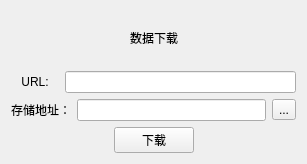
<?xml version="1.0" encoding="UTF-8"?>
<ui version="4.0">
 <class>Download_widget</class>
 <widget class="QWidget" name="Download_widget">
  <property name="geometry">
   <rect>
    <x>0</x>
    <y>0</y>
    <width>307</width>
    <height>164</height>
   </rect>
  </property>
  <property name="windowTitle">
   <string>CDF文件下载</string>
  </property>
  <layout class="QVBoxLayout" name="verticalLayout">
   <item>
    <layout class="QHBoxLayout" name="horizontalLayout">
     <item>
      <spacer name="horizontalSpacer">
       <property name="orientation">
        <enum>Qt::Horizontal</enum>
       </property>
       <property name="sizeHint" stdset="0">
        <size>
         <width>40</width>
         <height>20</height>
        </size>
       </property>
      </spacer>
     </item>
     <item>
      <widget class="QLabel" name="label_2">
       <property name="text">
        <string>数据下载</string>
       </property>
      </widget>
     </item>
     <item>
      <spacer name="horizontalSpacer_2">
       <property name="orientation">
        <enum>Qt::Horizontal</enum>
       </property>
       <property name="sizeHint" stdset="0">
        <size>
         <width>40</width>
         <height>20</height>
        </size>
       </property>
      </spacer>
     </item>
    </layout>
   </item>
   <item>
    <layout class="QHBoxLayout" name="horizontalLayout_2">
     <item>
      <widget class="QLabel" name="label">
       <property name="text">
        <string>   URL:   </string>
       </property>
       <property name="alignment">
        <set>Qt::AlignCenter</set>
       </property>
      </widget>
     </item>
     <item>
      <widget class="QLineEdit" name="dataURL_LE"/>
     </item>
    </layout>
   </item>
   <item>
    <layout class="QHBoxLayout" name="horizontalLayout_3">
     <item>
      <widget class="QLabel" name="label_3">
       <property name="text">
        <string>存储地址：</string>
       </property>
       <property name="alignment">
        <set>Qt::AlignCenter</set>
       </property>
      </widget>
     </item>
     <item>
      <widget class="QLineEdit" name="storePath_LE"/>
     </item>
     <item>
      <widget class="QToolButton" name="storePath_TB">
       <property name="text">
        <string>...</string>
       </property>
      </widget>
     </item>
    </layout>
   </item>
   <item>
    <layout class="QHBoxLayout" name="horizontalLayout_4">
     <item>
      <spacer name="horizontalSpacer_3">
       <property name="orientation">
        <enum>Qt::Horizontal</enum>
       </property>
       <property name="sizeHint" stdset="0">
        <size>
         <width>40</width>
         <height>20</height>
        </size>
       </property>
      </spacer>
     </item>
     <item>
      <widget class="QPushButton" name="download_Bt">
       <property name="text">
        <string>下载</string>
       </property>
      </widget>
     </item>
     <item>
      <spacer name="horizontalSpacer_4">
       <property name="orientation">
        <enum>Qt::Horizontal</enum>
       </property>
       <property name="sizeHint" stdset="0">
        <size>
         <width>40</width>
         <height>20</height>
        </size>
       </property>
      </spacer>
     </item>
    </layout>
   </item>
  </layout>
 </widget>
 <resources/>
 <connections/>
</ui>
